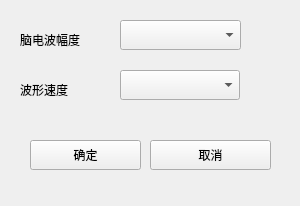
<?xml version="1.0" encoding="UTF-8"?>
<ui version="4.0">
 <class>Form_set_mashen</class>
 <widget class="QWidget" name="Form_set_mashen">
  <property name="geometry">
   <rect>
    <x>0</x>
    <y>0</y>
    <width>300</width>
    <height>206</height>
   </rect>
  </property>
  <property name="windowTitle">
   <string>麻醉深度设置</string>
  </property>
  <widget class="QComboBox" name="comboBox_2">
   <property name="geometry">
    <rect>
     <x>120</x>
     <y>70</y>
     <width>120</width>
     <height>30</height>
    </rect>
   </property>
   <property name="maxVisibleItems">
    <number>3</number>
   </property>
  </widget>
  <widget class="QComboBox" name="comboBox">
   <property name="geometry">
    <rect>
     <x>120</x>
     <y>20</y>
     <width>121</width>
     <height>30</height>
    </rect>
   </property>
   <property name="maxVisibleItems">
    <number>7</number>
   </property>
  </widget>
  <widget class="QLabel" name="label">
   <property name="geometry">
    <rect>
     <x>20</x>
     <y>30</y>
     <width>81</width>
     <height>20</height>
    </rect>
   </property>
   <property name="text">
    <string>脑电波幅度</string>
   </property>
  </widget>
  <widget class="QLabel" name="label_3">
   <property name="geometry">
    <rect>
     <x>20</x>
     <y>80</y>
     <width>75</width>
     <height>20</height>
    </rect>
   </property>
   <property name="text">
    <string>波形速度</string>
   </property>
  </widget>
  <widget class="QPushButton" name="pushButton_2">
   <property name="geometry">
    <rect>
     <x>150</x>
     <y>140</y>
     <width>121</width>
     <height>30</height>
    </rect>
   </property>
   <property name="text">
    <string>取消</string>
   </property>
  </widget>
  <widget class="QPushButton" name="pushButton">
   <property name="geometry">
    <rect>
     <x>30</x>
     <y>140</y>
     <width>111</width>
     <height>30</height>
    </rect>
   </property>
   <property name="text">
    <string>确定</string>
   </property>
  </widget>
 </widget>
 <resources/>
 <connections/>
</ui>
